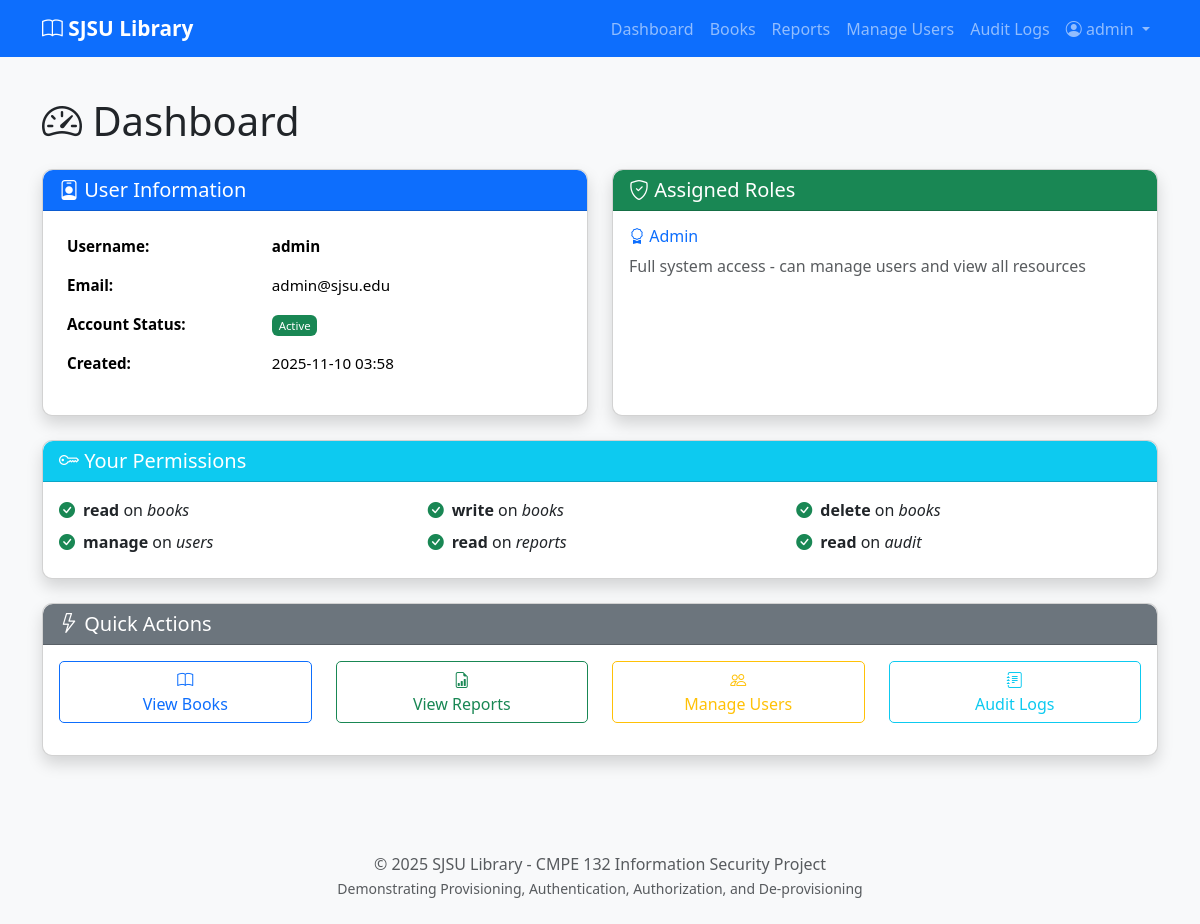
The app's page /dashboard (signed in) with its own data.
### models.py (models this page shows, shortened)
class User(Base):
    __tablename__ = 'users'
    id = Column(Integer, primary_key=True)
    username = Column(String(80), unique=True, nullable=False)
    email = Column(String(120), unique=True, nullable=False)
    password_hash = Column(String(255), nullable=False)
    active = Column(Boolean, default=True, nullable=False)
    created_at = Column(DateTime, default=datetime.utcnow, nullable=False)
    roles = relationship('Role', secondary=user_roles, back_populates='users')
    audit_logs = relationship('AuditLog', back_populates='user')
    def has_permission(self, resource, action):
        for role in self.roles:
            for permission in role.permissions:
                if permission.resource == resource and permission.action == action:
                    return True
        return False
    @property
    def is_authenticated(self):
        return True

class Role(Base):
    __tablename__ = 'roles'
    id = Column(Integer, primary_key=True)
    name = Column(String(50), unique=True, nullable=False)
    description = Column(String(200))
    users = relationship('User', secondary=user_roles, back_populates='roles')
    permissions = relationship('Permission', secondary=role_permissions, back_populates='roles')

class Permission(Base):
    __tablename__ = 'permissions'
    id = Column(Integer, primary_key=True)
    resource = Column(String(50), nullable=False)
    action = Column(String(50), nullable=False)
    roles = relationship('Role', secondary=role_permissions, back_populates='permissions')

### app.py (the view)
@app.route('/dashboard')
@login_required
def dashboard():
    return render_template('dashboard.html', user=current_user)

### app.py (called while the page is built)
@login_manager.user_loader
def load_user(user_id):
    return db_session.query(User).get(int(user_id))

@app.teardown_appcontext
def shutdown_session(exception=None):
    Session = app.config.get('DB_SESSION')
    if Session:
        Session.remove()

### templates/dashboard.html (shortened to what this page needs)
{% extends "base.html" %}
{% block content %}
<div class="row">
    <div class="col-12">
        <h1 class="mb-4">
            <i class="bi bi-speedometer2"></i>
            {% if page_title %}{{ page_title }}{% else %}Dashboard{% endif %}
        </h1>
    </div>
</div>
<div class="row">
    <div class="col-md-6 mb-4">
        <div class="card shadow-sm h-100">
            <div class="card-header bg-primary text-white">
                <h5 class="mb-0"><i class="bi bi-person-badge"></i> User Information</h5>
            </div>
            <div class="card-body">
                <table class="table table-borderless">
                    <tr>
                        <th width="40%">Username:</th>
                        <td><strong>{{ user.username }}</strong></td>
                    </tr>
                    <tr>
                        <th>Email:</th>
                        <td>{{ user.email }}</td>
                    </tr>
                    <tr>
                        <th>Account Status:</th>
                        <td>
                            {% if user.active %}
                                <span class="badge bg-success">Active</span>
                            {% else %}
                                <span class="badge bg-danger">Disabled</span>
                            {% endif %}
                        </td>
                    </tr>
                    <tr>
                        <th>Created:</th>
                        <td>{{ user.created_at.strftime('%Y-%m-%d %H:%M') }}</td>
                    </tr>
                </table>
            </div>
        </div>
    </div>
    <div class="col-md-6 mb-4">
        <div class="card shadow-sm h-100">
            <div class="card-header bg-success text-white">
                <h5 class="mb-0"><i class="bi bi-shield-check"></i> Assigned Roles</h5>
            </div>
            <div class="card-body">
                {% if user.roles %}
                    {% for role in user.roles %}
                        <div class="mb-3">
                            <h6 class="text-primary"><i class="bi bi-award"></i> {{ role.name }}</h6>
                            <p class="text-muted mb-0">{{ role.description }}</p>
                        </div>
                    {% endfor %}
                {% else %}
                    <p class="text-muted">No roles assigned</p>
                {% endif %}
            </div>
        </div>
    </div>
</div>
<div class="row">
    <div class="col-12 mb-4">
        <div class="card shadow-sm">
            <div class="card-header bg-info text-white">
                <h5 class="mb-0"><i class="bi bi-key"></i> Your Permissions</h5>
            </div>
            <div class="card-body">
                {% set all_permissions = [] %}
                {% if all_permissions %}
                    <div class="row">
                        {% for perm in all_permissions %}
                            <div class="col-md-4 mb-2">
                                <div class="d-flex align-items-center">
                                    <i class="bi bi-check-circle-fill text-success me-2"></i>
                                    <span><strong>{{ perm.action }}</strong> on <em>{{ perm.resource }}</em></span>
                                </div>
                            </div>
                        {% endfor %}
                    </div>
                {% else %}
                    <p class="text-muted mb-0">No permissions assigned</p>
                {% endif %}
            </div>
        </div>
    </div>
</div>
<div class="row">
    <div class="col-12">
        <div class="card shadow-sm">
            <div class="card-header bg-secondary text-white">
                <h5 class="mb-0"><i class="bi bi-lightning"></i> Quick Actions</h5>
            </div>
            <div class="card-body">
                <div class="row">
                    <div class="col-md-3 mb-3">
                        <a href="{{ url_for('books') }}" class="btn btn-outline-primary w-100">
                            <i class="bi bi-book"></i><br>View Books
                        </a>
                    </div>
                    {% if user.has_permission('reports', 'read') %}
                    <div class="col-md-3 mb-3">
                        <a href="{{ url_for('reports') }}" class="btn btn-outline-success w-100">
                            <i class="bi bi-file-earmark-bar-graph"></i><br>View Reports
                        </a>
                    </div>
                    {% endif %}
                    {% if user.has_permission('users', 'manage') %}
                    <div class="col-md-3 mb-3">
                        <a href="{{ url_for('admin.users') }}" class="btn btn-outline-warning w-100">
                            <i class="bi bi-people"></i><br>Manage Users
                        </a>
                    </div>
                    {% endif %}
                    {% if user.has_permission('audit', 'read') %}
                    <div class="col-md-3 mb-3">
                        <a href="{{ url_for('admin.audit_logs') }}" class="btn btn-outline-info w-100">
                            <i class="bi bi-journal-text"></i><br>Audit Logs
                        </a>
                    </div>
                    {% endif %}
                </div>
            </div>
        </div>
    </div>
</div>
{% endblock %}

### templates/base.html (shortened to what this page needs)
<!DOCTYPE html>
<html lang="en">
<head>
    <link href="https://cdn.jsdelivr.net/npm/bootstrap@5.3.2/dist/css/bootstrap.min.css" rel="stylesheet">
    <link rel="stylesheet" href="https://cdn.jsdelivr.net/npm/bootstrap-icons@1.11.1/font/bootstrap-icons.css">
    <link rel="stylesheet" href="{{ url_for('static', filename='styles.css') }}">
</head>
<body>
    <nav class="navbar navbar-expand-lg navbar-dark bg-primary">
        <div class="container">
            <a class="navbar-brand" href="{{ url_for('index') }}">
                <i class="bi bi-book"></i> SJSU Library
            </a>
            <div class="collapse navbar-collapse" id="navbarNav">
                <ul class="navbar-nav ms-auto">
                    {% if current_user.is_authenticated %}
                        <li class="nav-item">
                            <a class="nav-link" href="{{ url_for('dashboard') }}">Dashboard</a>
                        </li>
                        <li class="nav-item">
                            <a class="nav-link" href="{{ url_for('books') }}">Books</a>
                        </li>
                        {% if current_user.has_permission('reports', 'read') %}
                        <li class="nav-item">
                            <a class="nav-link" href="{{ url_for('reports') }}">Reports</a>
                        </li>
                        {% endif %}
                        {% if current_user.has_permission('users', 'manage') %}
                        <li class="nav-item">
                            <a class="nav-link" href="{{ url_for('admin.users') }}">Manage Users</a>
                        </li>
                        {% endif %}
                        {% if current_user.has_permission('audit', 'read') %}
                        <li class="nav-item">
                            <a class="nav-link" href="{{ url_for('admin.audit_logs') }}">Audit Logs</a>
                        </li>
                        {% endif %}
                        <li class="nav-item dropdown">
                            <a class="nav-link dropdown-toggle" href="#" id="userDropdown" role="button" data-bs-toggle="dropdown">
                                <i class="bi bi-person-circle"></i> {{ current_user.username }}
                            </a>
                        </li>
                    {% endif %}
                </ul>
            </div>
        </div>
    </nav>
    <main class="container my-4">
        {% block content %}{% endblock %}
    </main>
    <footer class="bg-light text-center text-muted py-4 mt-5">
        <div class="container">
            <p class="mb-0">&copy; 2025 SJSU Library - CMPE 132 Information Security Project</p>
            <small>Demonstrating Provisioning, Authentication, Authorization, and De-provisioning</small>
        </div>
    </footer>
</body>
</html>

### static/styles.css (style rules this page uses)
:root { --sjsu-blue: #0055a2; --sjsu-gold: #e5a823; }
body { min-height: 100vh; display: flex; flex-direction: column; background-color: #f8f9fa; }
main { flex: 1; }
.navbar-brand { font-weight: bold; font-size: 1.3rem; }
.card { border-radius: 10px; transition: transform 0.2s; }
.card-header { border-radius: 10px 10px 0 0 !important; font-weight: 600; }
.btn { border-radius: 5px; transition: all 0.3s; }
.table { font-size: 0.95rem; }
.badge { padding: 0.4em 0.6em; font-weight: 500; }
footer { margin-top: auto; }
.card.shadow-sm { box-shadow: 0 0.5rem 1rem rgba(0, 0, 0, 0.15) !important; }

### records on screen
User: username "admin", email "admin@sjsu.edu", created_at "2025-11-10 03:58"
Role: name "Admin", description "Full system access - can manage users and view all resources"
Permission: action "read", resource "books"
Permission: action "write", resource "books"
Permission: action "delete", resource "books"
Permission: action "manage", resource "users"
Permission: action "read", resource "reports"
Permission: action "read", resource "audit"
